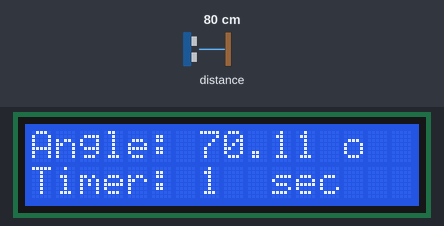
The sketch below on a simulated Arduino Uno, built with avr-gcc and run on an emulated ATmega328P. Shown: 16×2 character LCD. The test bench sets the inputs (shaded band); at power-on: distance to the obstacle 80 cm. What the sketch prints to the serial monitor is not drawn.

Above: at 6.2 s.
6.3 s: distance to the obstacle set to 2 cm
At 8.2 s:
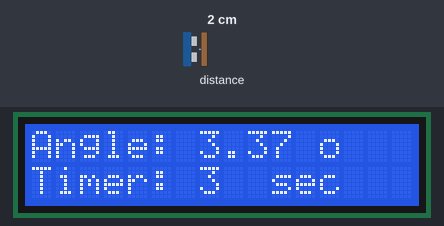
8.8 s: distance to the obstacle set to 4 cm
At 10.2 s:
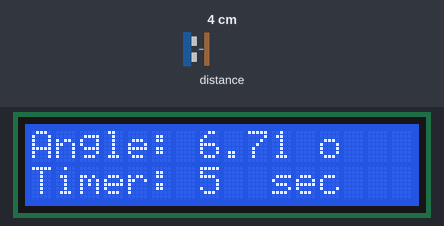
11.0 s: distance to the obstacle set to 9 cm
At 12.6 s:
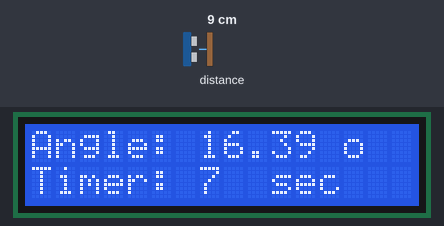
Timing chart, 0 to 14.1 s (numbered marks = the images above; inputs shaded):
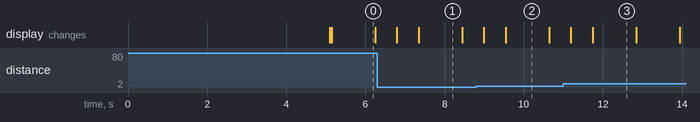

The sketch:

main.ino
```cpp
#include <Wire.h>
#include <LiquidCrystal_I2C.h>
#include <VL53L0X.h>
#include <array>
#include <cmath>

LiquidCrystal_I2C lcd(0x27, 16, 2);
VL53L0X sensor;

unsigned long previousMillis = 0;
int seconds = 0;

double getAngle(double opp, double adj) {
    double angleRad = atan(opp / adj);   // angle in radians
    double angleDeg = angleRad * 180.0 / M_PI; // convert to degrees
    return angleDeg;
}


void setup() {
  Serial.begin(9600);
  Wire.begin();

  lcd.init();
  lcd.backlight();
  lcd.clear();
  lcd.setCursor(0,0);
  lcd.print("Hallo Michelle");

  delay(5000);
  // Initialize sensor

  //Serial.println("Initializing sensor...");
  if (!sensor.init()) {
    lcd.clear();
    lcd.print("Failed to detect VL53L0X!");
    while (1);
  }

  sensor.setTimeout(500);
  sensor.startContinuous();

  // Initialize LCD

  lcd.clear();
  lcd.setCursor(0,0);
  lcd.print("Angle:");
  lcd.setCursor(0,1);
  lcd.print("Timer:");

  Serial.println("Setup complete ");
}

void loop() {
  int distance_mm = sensor.readRangeContinuousMillimeters();

  if (sensor.timeoutOccurred()) {
    Serial.println("Timeout ");
    return;
  }

//timer
  unsigned long currentMillis = millis();

  if (currentMillis - previousMillis >= 1000) {
      previousMillis = currentMillis;

      seconds++;
      Serial.print("Timer: ");
      Serial.println(seconds);
    }

  // Convert to cm (like your old code)
  int distance_cm = distance_mm / 17;

  double angle = getAngle(distance_cm, 17);

  if (distance_cm < 1) {
      seconds = 0;
      previousMillis = millis();   // restart timing from now

      Serial.println("Timer reset");
  }

  Serial.print("Height: ");
  Serial.print(distance_cm);
  Serial.println(" cm");

  Serial.print("Angle: ");
  Serial.print(angle);
  Serial.println(" degrees");

  // LCD display
  lcd.setCursor(7,0);
  lcd.print(angle);
  lcd.print(" o ");

  lcd.setCursor(7,1);
  lcd.print(seconds);
  lcd.print("  sec ");

  delay(500);
}
```

Measured:
- what the display in image 0 shows lasts 1.1 s, from 5.1 s to 6.2 s
